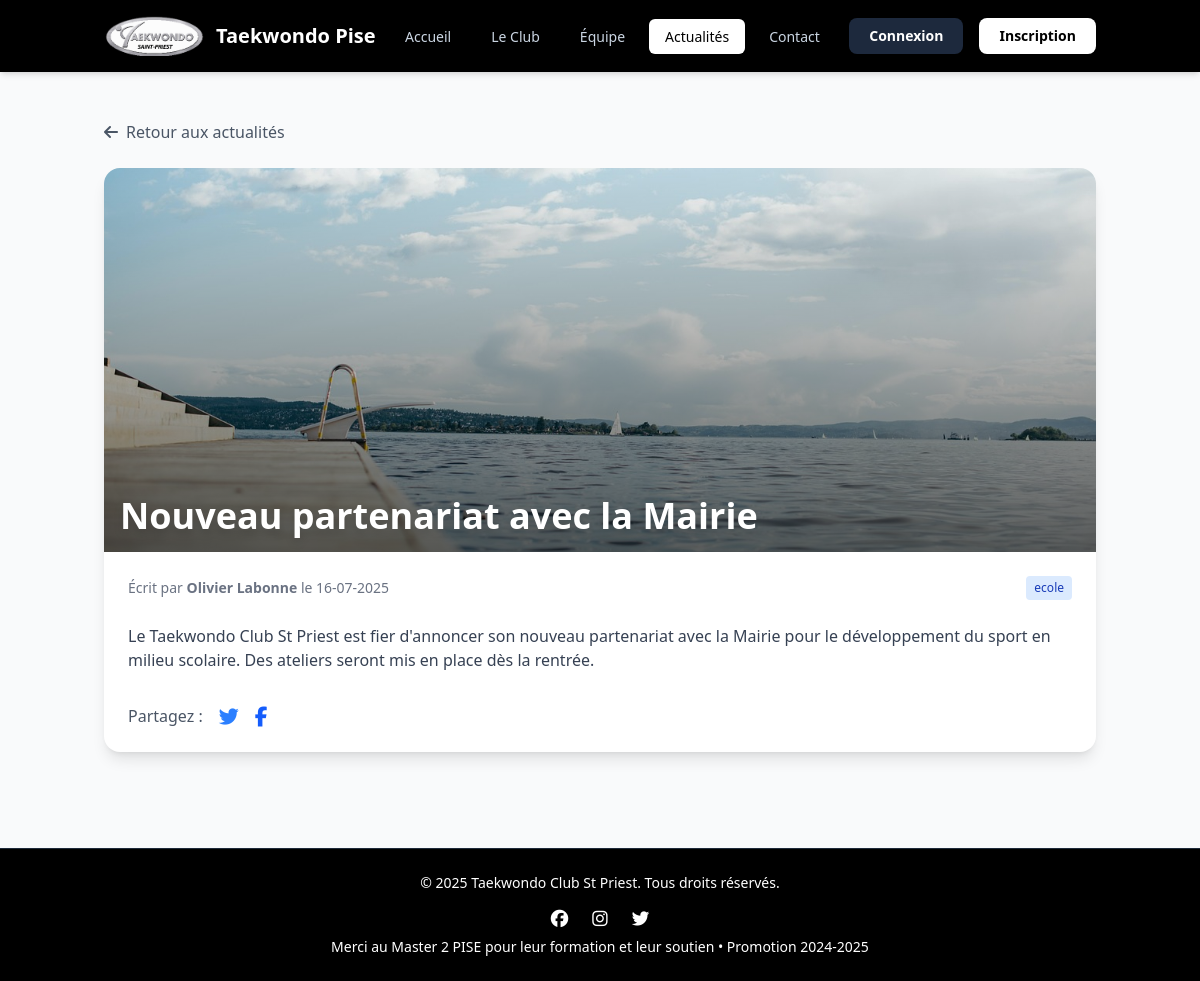
The page /news_detail.php?id=14 on the database its author committed.
### tables this page shows
CREATE TABLE `posts` (
  `id` int(10) UNSIGNED NOT NULL,
  `titre` varchar(255) NOT NULL,
  `contenu` text NOT NULL,
  `photo` varchar(255) DEFAULT NULL COMMENT 'url de la photo',
  `auteur` int(10) UNSIGNED NOT NULL,
  `created_at` datetime NOT NULL DEFAULT current_timestamp(),
  `updated_at` datetime NOT NULL DEFAULT current_timestamp() ON UPDATE current_timestamp()
);

### fonction/fonctions.php (called while the page is built, shortened)
<?php
function connexionBaseDeDonnees(): PDO
{
    static $co = null;
    if ($co === null) {
        $dsn = 'mysql:host=' . DB_HOST . ';dbname=' . DB_NAME . ';charset=' . DB_CHARSET;
        try {
            $options = array(
                PDO::ATTR_ERRMODE => PDO::ERRMODE_EXCEPTION,
                PDO::ATTR_DEFAULT_FETCH_MODE => PDO::FETCH_ASSOC,
            );
            $co = new PDO($dsn, DB_USER, DB_PASS, $options);
        } catch (PDOException $e) {
            logErreur(__FUNCTION__, $e->getMessage());
            throw new Exception("Erreur de connexion à la base de données");
        }
    }
    return $co;
}
function getPostParId(int $id): array
{
    $co = connexionBaseDeDonnees();
    $sql = "
    SELECT
      p.id,
      p.titre,
      p.contenu,
      p.photo,
      p.auteur,
      CONCAT(u.prenom,' ',u.nom) AS auteur_nom,
      DATE_FORMAT(p.created_at,'%d-%m-%Y') AS date_publication
    FROM posts AS p
    JOIN users AS u ON u.id = p.auteur
    WHERE p.id = :id
    ";
    try {
        $req = $co->prepare($sql);
        $req->execute(array('id' => $id, ));
        $result = $req->fetch(PDO::FETCH_ASSOC);
        return $result ? $result : null;
    } catch (PDOException $e) {
        logErreur(__FUNCTION__, $e->getMessage(), array('id' => $id, ));
        throw new Exception("Erreur lors de la récupération du post");
    }
}
function getTagsPourPost(int $id): array
{
    $co = connexionBaseDeDonnees();
    $sql = "
    SELECT
        t.name
    FROM tags t
    JOIN post_tag pt ON pt.tag_id = t.id
    WHERE pt.post_id = :id
    ";
    try {
        $req = $co->prepare($sql);
        $req->execute(array('id' => $id, ));
        return $req->fetchAll(PDO::FETCH_COLUMN);
    } catch (PDOException $e) {
        logErreur(__FUNCTION__, $e->getMessage(), array('id' => $id, ));
        throw new Exception("Erreur lors de la récupération des tags pour le post");
    }
}

### news_detail.php (the view, shortened to what this page needs)
<?php
require __DIR__ . '/fonction/fonctions.php';
$id = isset($_GET['id']) ? (int) $_GET['id'] : 0;
try {
    $post = getPostParId($id);
    $tags = getTagsPourPost($id);
} catch (Exception $e) {
    logErreur("Page news_details.php ", $e->getMessage(), ['id' => $id]);
    http_response_code(500);
    include __DIR__ . '/erreur.php';
    exit;
}
?>
<!DOCTYPE html>
<html lang="fr">
<head>
    <?php include __DIR__ . '/includes/head.php'; ?>
</head>
<body class="min-h-screen flex flex-col bg-gray-50 text-gray-800">
    <?php include __DIR__ . '/includes/header.php'; ?>
    <main class="flex-grow container mx-auto px-4 py-12">
        <div class="mb-6">
            <a href="news.php" class="inline-flex items-center text-gray-600 hover:text-blue-600 transition">
                <i class="fas fa-arrow-left mr-2"></i>Retour aux actualités
            </a>
        </div>
        <article class="bg-white rounded-2xl shadow-lg overflow-hidden">
            <?php if (!empty($post['photo'])) { ?>
                <div class="relative h-64 sm:h-80 md:h-96 overflow-hidden">
                    <img src="img/<?= htmlspecialchars($post['photo'], ENT_QUOTES) ?>"
                        alt="<?= htmlspecialchars($post['titre'], ENT_QUOTES) ?>"
                        class="absolute inset-0 w-full h-full object-cover">
                    <div class="absolute inset-0 bg-gradient-to-t from-black/60 to-transparent"></div>
                    <h1
                        class="absolute bottom-4 left-4 text-white text-2xl sm:text-3xl md:text-4xl font-bold drop-shadow-lg">
                        <?= htmlspecialchars(ucfirst($post['titre']), ENT_QUOTES) ?>
                    </h1>
                </div>
            <?php } else { ?>
                <h1 class="text-3xl font-bold text-gray-900 p-6">
                    <?= htmlspecialchars(ucfirst($post['titre']), ENT_QUOTES) ?>
                </h1>
            <?php } ?>
            <div class="p-6 space-y-6">
                <div class="flex flex-col sm:flex-row sm:items-center sm:justify-between text-sm text-gray-500">
                    <div>
                        Écrit par <strong><?= htmlspecialchars($post['auteur_nom'], ENT_QUOTES) ?></strong>
                        le <?= htmlspecialchars($post['date_publication'], ENT_QUOTES) ?>
                    </div>
                    <?php if ($tags) { ?>
                        <div class="mt-4 sm:mt-0 flex flex-wrap gap-2">
                            <?php foreach ($tags as $t) { ?>
                                <a href="news.php?tag=<?= urlencode($t) ?>"
                                    class="text-xs font-medium px-2 py-1 bg-blue-100 text-blue-800 rounded hover:bg-blue-200 transition">
                                    <?= htmlspecialchars($t, ENT_QUOTES) ?>
                                </a>
                            <?php } ?>
                        </div>
                    <?php } ?>
                </div>
                <div class="prose prose-lg max-w-none text-gray-700">
                    <?= nl2br(htmlspecialchars($post['contenu'], ENT_QUOTES)) ?>
                </div>
                <div class="mt-8 flex space-x-4">
                    <span class="font-medium text-gray-600">Partagez :</span>
                    <a href="https://twitter.com/" target="_blank" class="text-blue-500 hover:text-blue-700 transition">
                        <i class="fab fa-twitter fa-lg"></i>
                    </a>
                    <a href="https://www.facebook.com/share_channel/" target="_blank"
                        class="text-blue-600 hover:text-blue-800 transition">
                        <i class="fab fa-facebook-f fa-lg"></i>
                    </a>
                </div>
            </div>
        </article>
    </main>
    <?php include __DIR__ . '/includes/footer.php'; ?>
</body>
</html>

### rows shown on the page
posts: photo (picture), titre "Nouveau partenariat avec la Mairie", contenu "Le Taekwondo Club St Priest est fier d'annoncer son nouveau partenariat avec la Mairie pour le développement du sport en milieu scolaire. Des ateliers seront mis en place dès la rentrée."

### other values the page prints
$label "Accueil"
$label "Le Club"
$label "Équipe"
$label "Actualités"
$label "Contact"
$post['auteur_nom'] "Olivier Labonne"
$post['date_publication'] "16-07-2025"
$t "ecole"
